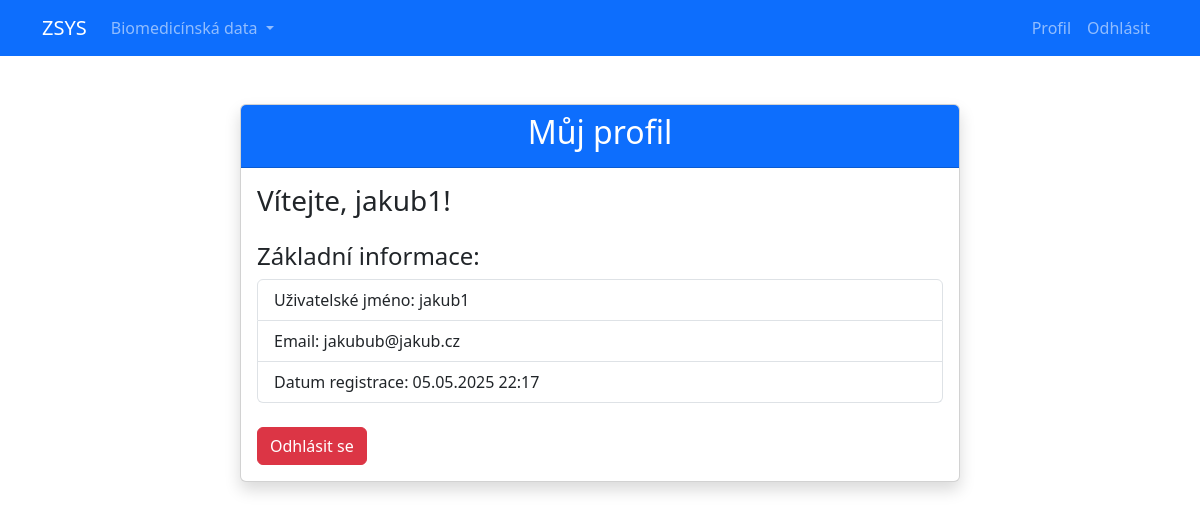
/users/profile/ (signed in), run on the app's committed database.
### users/models.py (models this page shows)
class CustomUser(AbstractUser):
    email = models.EmailField(unique=True)
    objects = UserManager()

### users/views.py (the view)
# urls.py: path('users/profile/', views.profile_view, name='profile'),
@login_required
def profile_view(request):
    user = request.user
    return render(request, 'users/profile.html', {'user': request.user})

### users/templates/Users/profile.html (shortened to what this page needs)
{% extends 'base.html' %}
{% block content %}
<div class="container mt-5">
    <div class="row">
        <div class="col-md-8 mx-auto">
            <div class="card shadow">
                <div class="card-header bg-primary text-white">
                    <h2 class="text-center">Můj profil</h2>
                </div>
                <div class="card-body">
                    <h3>Vítejte, {{ user.username }}!</h3>
                    <div class="mt-4">
                        <h4>Základní informace:</h4>
                        <ul class="list-group">
                            <li class="list-group-item">Uživatelské jméno: {{ user.username }}</li>
                            <li class="list-group-item">Email: {{ user.email }}</li>
                            <li class="list-group-item">Datum registrace: {{ user.date_joined|date:"d.m.Y H:i" }}</li>
                        </ul>
                    </div>
                    <div class="mt-4">
                        <a href="{% url 'users:logout' %}" class="btn btn-danger">Odhlásit se</a>
                    </div>
                </div>
            </div>
        </div>
    </div>
</div>
{% endblock %}

### data on the page
CustomUser: username "jakub1", email "jakubub@jakub.cz", date_joined "05.05.2025 22:17"
